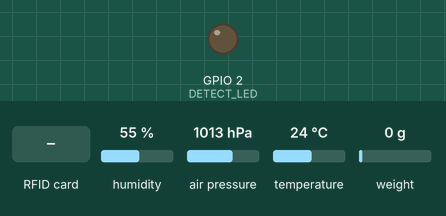
Recording of a sketch running on a simulated ESP32. Shown: output pins drawn as LEDs (lit = HIGH). The test bench sets the inputs (shaded band); at power-on: humidity 55 %, air pressure 1013 hPa, temperature 24 °C, weight on the scale 0 g. The local clock reads 2024-03-15 10:24:30 at power-on unless the sketch sets it; storage starts empty; pins used as bus, display or sensor lines are not drawn; what the sketch prints to the serial monitor is not drawn.

Above: at 7.4 s.
7.5 s: RFID card 5E 7A 19 C4 held to the reader
At 7.6 s:
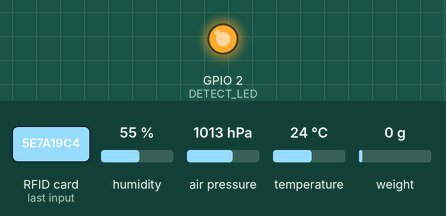
Timing chart, 0 to 10.5 s (numbered marks = the images above; inputs shaded):
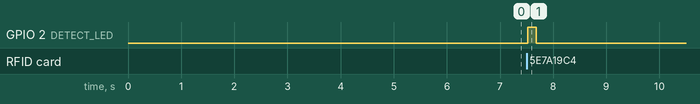

The sketch:

RFID_SD_RTC_Temp_Weight.ino
```cpp
#include <Arduino.h>
#include <HX711.h>
#include <SPI.h>
#include <SD.h>
#include <MFRC522.h>
#include <Wire.h>
#include <RTClib.h>
#include <Adafruit_Sensor.h>
#include <Adafruit_BME280.h>

// —— PIN CONFIGURATION —————————————————————————————————————
#define DOUT_PIN     32   // HX711 data
#define CLK_PIN      14   // HX711 clock
#define SD_CS        5
#define RFID_CS      15
#define RST_PIN      27
#define SPI_SCK      18
#define SPI_MISO     19
#define SPI_MOSI     23
#define DETECT_LED   2    // lights on tag detect
// ——————————————————————————————————————————————————————————————

HX711 scale;
Adafruit_BME280 bme;
RTC_DS3231 rtc;
MFRC522 mfrc522(RFID_CS, RST_PIN);

// Calibration constants
const float a1 = 0.0045558f;
const float a0 = -1862.8f;
const float NO_WEIGHT_THRESHOLD = 10.0f;

unsigned long lastScanTime = 0;
const unsigned long COOLDOWN_MS = 500;

// Simple Moving Average buffer
const int SMA_WINDOW = 5;
long weightBuffer[SMA_WINDOW];
int weightIndex = 0;
bool bufferFilled = false;

String getTimestamp() {
  DateTime now = rtc.now();
  char buf[20];
  sprintf(buf, "%04d-%02d-%02d %02d:%02d:%02d",
          now.year(), now.month(), now.day(),
          now.hour(), now.minute(), now.second());
  return String(buf);
}

bool writeLog(const String &line) {
  digitalWrite(RFID_CS, HIGH);
  digitalWrite(SD_CS, LOW);
  File f = SD.open("/log.txt", FILE_APPEND);
  if (!f) {
    digitalWrite(SD_CS, HIGH);
    Serial.println("❌ ERROR: log.txt open failed");
    return false;
  }
  f.println(line);
  f.close();
  digitalWrite(SD_CS, HIGH);
  return true;
}

void readLastN(int n) {
  digitalWrite(RFID_CS, HIGH);
  digitalWrite(SD_CS, LOW);
  File f = SD.open("/log.txt");
  if (!f) {
    Serial.println("❌ ERROR: log.txt read failed");
    digitalWrite(SD_CS, HIGH);
    return;
  }
  const int M = 100;
  String buf[M];
  int cnt = 0;
  while (f.available()) {
    String line = f.readStringUntil('\n');
    if (line.length()) {
      buf[cnt % M] = line;
      cnt++;
    }
  }
  f.close();
  digitalWrite(SD_CS, HIGH);
  int start = max(0, cnt - n);
  for (int i = start; i < cnt; i++) {
    Serial.println("▶ " + buf[i % M]);
  }
}

float getSmoothedWeight() {
  long raw = scale.read();
  weightBuffer[weightIndex] = raw;
  weightIndex = (weightIndex + 1) % SMA_WINDOW;
  if (weightIndex == 0) bufferFilled = true;

  int count = bufferFilled ? SMA_WINDOW : weightIndex;
  long sum = 0;
  for (int i = 0; i < count; i++) sum += weightBuffer[i];

  float avgRaw = sum / (float)count;
  float weight = a1 * avgRaw + a0;
  if (weight < NO_WEIGHT_THRESHOLD) weight = 0;
  return weight;
}

void setup() {
  Serial.begin(115200);
  delay(200);
  pinMode(DETECT_LED, OUTPUT);
  digitalWrite(DETECT_LED, LOW);

  Serial.println("\n🔧 Initializing modules...");

  // HX711
  scale.begin(DOUT_PIN, CLK_PIN);
  if (!scale.is_ready()) Serial.println("⚠️ HX711 not ready");
  Serial.println("⚙️ Auto-taring (5s)...");
  scale.tare();
  delay(5000);
  Serial.println("✔️ Tare complete.");

  // BME280
  if (!bme.begin(0x76)) { Serial.println("❌ BME280 fail"); while(1); }
  Serial.println("✅ BME280 ready");

  // RTC
  if (!rtc.begin()) { Serial.println("❌ RTC fail"); while(1); }
  rtc.adjust(DateTime(F(__DATE__), F(__TIME__))); // Reset RTC to current time at upload
  Serial.println("✅ RTC ready");

  // SD + RFID
  pinMode(SD_CS, OUTPUT); digitalWrite(SD_CS, HIGH);
  pinMode(RFID_CS, OUTPUT); digitalWrite(RFID_CS, HIGH);
  SPI.begin(SPI_SCK, SPI_MISO, SPI_MOSI);
  if (!SD.begin(SD_CS)) { Serial.println("❌ SD fail"); while(1); }
  if (!SD.exists("/log.txt")) {
    File f = SD.open("/log.txt", FILE_WRITE);
    if (f) { f.println("🔓 Log created."); f.close(); }
  }
  mfrc522.PCD_Init();
  Serial.println("✅ RFID ready");
  Serial.println("=== Setup complete ===");
}

void loop() {
  unsigned long now = millis();
  if (now - lastScanTime < COOLDOWN_MS) return;

  if (!mfrc522.PICC_IsNewCardPresent()) return;
  if (!mfrc522.PICC_ReadCardSerial()) return;

  lastScanTime = now;
  digitalWrite(DETECT_LED, HIGH);

  // Get UID
  String uid;
  for (byte i = 0; i < mfrc522.uid.size; i++) {
    if (mfrc522.uid.uidByte[i] < 0x10) uid += '0';
    uid += String(mfrc522.uid.uidByte[i], HEX);
  }
  uid.toUpperCase();
  Serial.println("\n📛 RFID UID: " + uid);

  // Read sensors
  String ts   = getTimestamp();
  float temp  = bme.readTemperature();
  float hum   = bme.readHumidity();
  float pres  = bme.readPressure() / 100.0F;
  float weight = getSmoothedWeight();

  // Create log line
  String line = "Timestamp: " + ts +
                " | RFID: " + uid +
                " | Temp: " + String(temp,1) + "C" +
                " | Hum: "  + String(hum,1)  + "%" +
                " | Pres: " + String(pres,1) + "hPa" +
                " | Weight: " + String(weight,1) + "g";

  Serial.println("→ Logging: " + line);
  if (writeLog(line)) {
    Serial.println("✅ Logged successfully");
    readLastN(5);
  } else {
    Serial.println("❌ Log write failed");
  }

  // Wait until card is removed
  while (mfrc522.PICC_IsNewCardPresent()) delay(50);
  digitalWrite(DETECT_LED, LOW);
}
```

Measured:
- after the input at 7.5 s, GPIO 2 (DETECT_LED): LOW → HIGH at once, → LOW 0.16 s later
